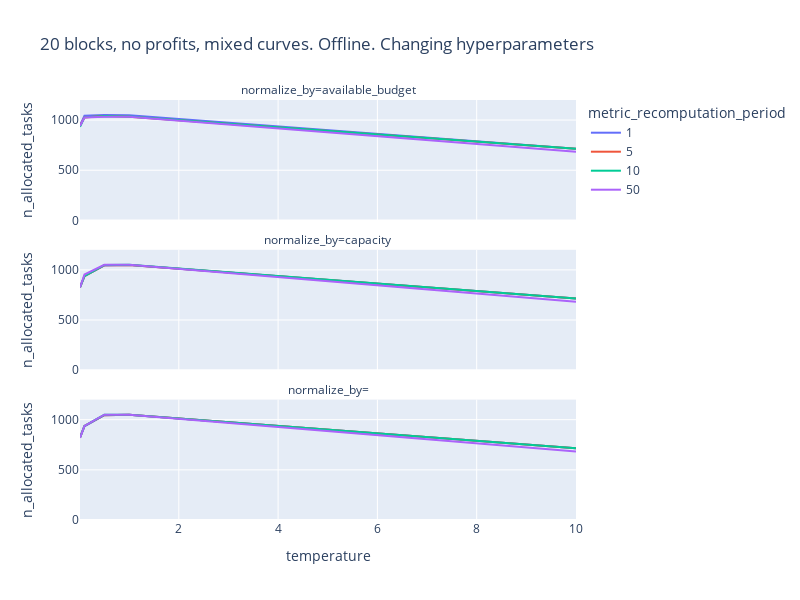

Source (notebook cell):
### Code cell
# Tuning
rdf = load_ray_experiment(Path("/home/pierre/privacypacking/logs/ray/run_and_report_2021-12-07_10-32-11"))
rdf.columns
px.line(
    rdf.sort_values(["temperature", "metric_recomputation_period"]),
    x="temperature",
    y="n_allocated_tasks",
    color="metric_recomputation_period",
    # log_x=True,
    width=800,
    height=600,
    range_y=[0,1200],
    facet_col="normalize_by",
    facet_col_wrap=1,
    title="20 blocks, no profits, mixed curves. Offline. Changing hyperparameters",
    # title="Number of allocated tasks depending on the scheduling step size<br><sup>Online mixed curves, 20 blocks, no initial blocks, 100 tasks per block on average, lifetime = 5 blocks</sup>"
)

### Figure 1 — Plotly figure (JSON) as saved in the notebook; plotly's stock layout.template omitted (floating-point values rounded to 4 significant figures)
{"data": [{"hovertemplate": "metric_recomputation_period=1<br>normalize_by=available_budget<br>temperature=%{x}<br>n_allocated_tasks=%{y}<extra></extra>", "legendgroup": "1", "line": {"color": "#636efa", "dash": "solid"}, "marker": {"symbol": "circle"}, "mode": "lines", "name": "1", "orientation": "v", "showlegend": true, "type": "scatter", "x": [0.01, 0.1, 0.5, 1, 10], "xaxis": "x3", "y": [946, 1043, 1050, 1048, 715], "yaxis": "y3"}, {"hovertemplate": "metric_recomputation_period=1<br>normalize_by=capacity<br>temperature=%{x}<br>n_allocated_tasks=%{y}<extra></extra>", "legendgroup": "1", "line": {"color": "#636efa", "dash": "solid"}, "marker": {"symbol": "circle"}, "mode": "lines", "name": "1", "orientation": "v", "showlegend": false, "type": "scatter", "x": [0.01, 0.1, 0.5, 1, 10], "xaxis": "x2", "y": [826, 937, 1044, 1048, 715], "yaxis": "y2"}, {"hovertemplate": "metric_recomputation_period=1<br>normalize_by=<br>temperature=%{x}<br>n_allocated_tasks=%{y}<extra></extra>", "legendgroup": "1", "line": {"color": "#636efa", "dash": "solid"}, "marker": {"symbol": "circle"}, "mode": "lines", "name": "1", "orientation": "v", "showlegend": false, "type": "scatter", "x": [0.01, 0.1, 0.5, 1, 10], "xaxis": "x", "y": [821, 933, 1044, 1048, 715], "yaxis": "y"}, {"hovertemplate": "metric_recomputation_period=5<br>normalize_by=available_budget<br>temperature=%{x}<br>n_allocated_tasks=%{y}<extra></extra>", "legendgroup": "5", "line": {"color": "#EF553B", "dash": "solid"}, "marker": {"symbol": "circle"}, "mode": "lines", "name": "5", "orientation": "v", "showlegend": true, "type": "scatter", "x": [0.01, 0.1, 0.5, 1, 10], "xaxis": "x3", "y": [944, 1026, 1040, 1032, 715], "yaxis": "y3"}, {"hovertemplate": "metric_recomputation_period=5<br>normalize_by=capacity<br>temperature=%{x}<br>n_allocated_tasks=%{y}<extra></extra>", "legendgroup": "5", "line": {"color": "#EF553B", "dash": "solid"}, "marker": {"symbol": "circle"}, "mode": "lines", "name": "5", "orientation": "v", "showlegend": false, "type": "scatter", "x": [0.01, 0.1, 0.5, 1, 10], "xaxis": "x2", "y": [826, 937, 1045, 1048, 715], "yaxis": "y2"}, {"hovertemplate": "metric_recomputation_period=5<br>normalize_by=<br>temperature=%{x}<br>n_allocated_tasks=%{y}<extra></extra>", "legendgroup": "5", "line": {"color": "#EF553B", "dash": "solid"}, "marker": {"symbol": "circle"}, "mode": "lines", "name": "5", "orientation": "v", "showlegend": false, "type": "scatter", "x": [0.01, 0.1, 0.5, 1, 10], "xaxis": "x", "y": [821, 937, 1045, 1048, 715], "yaxis": "y"}, {"hovertemplate": "metric_recomputation_period=10<br>normalize_by=available_budget<br>temperature=%{x}<br>n_allocated_tasks=%{y}<extra></extra>", "legendgroup": "10", "line": {"color": "#00cc96", "dash": "solid"}, "marker": {"symbol": "circle"}, "mode": "lines", "name": "10", "orientation": "v", "showlegend": true, "type": "scatter", "x": [0.01, 0.1, 0.5, 1, 10], "xaxis": "x3", "y": [933, 1027, 1041, 1036, 715], "yaxis": "y3"}, {"hovertemplate": "metric_recomputation_period=10<br>normalize_by=capacity<br>temperature=%{x}<br>n_allocated_tasks=%{y}<extra></extra>", "legendgroup": "10", "line": {"color": "#00cc96", "dash": "solid"}, "marker": {"symbol": "circle"}, "mode": "lines", "name": "10", "orientation": "v", "showlegend": false, "type": "scatter", "x": [0.01, 0.1, 0.5, 1, 10], "xaxis": "x2", "y": [826, 937, 1048, 1050, 715], "yaxis": "y2"}, {"hovertemplate": "metric_recomputation_period=10<br>normalize_by=<br>temperature=%{x}<br>n_allocated_tasks=%{y}<extra></extra>", "legendgroup": "10", "line": {"color": "#00cc96", "dash": "solid"}, "marker": {"symbol": "circle"}, "mode": "lines", "name": "10", "orientation": "v", "showlegend": false, "type": "scatter", "x": [0.01, 0.1, 0.5, 1, 10], "xaxis": "x", "y": [821, 937, 1048, 1050, 715], "yaxis": "y"}, {"hovertemplate": "metric_recomputation_period=50<br>normalize_by=available_budget<br>temperature=%{x}<br>n_allocated_tasks=%{y}<extra></extra>", "legendgroup": "50", "line": {"color": "#ab63fa", "dash": "solid"}, "marker": {"symbol": "circle"}, "mode": "lines", "name": "50", "orientation": "v", "showlegend": true, "type": "scatter", "x": [0.01, 0.1, 0.5, 1, 10], "xaxis": "x3", "y": [941, 1025, 1034, 1034, 683], "yaxis": "y3"}, {"hovertemplate": "metric_recomputation_period=50<br>normalize_by=capacity<br>temperature=%{x}<br>n_allocated_tasks=%{y}<extra></extra>", "legendgroup": "50", "line": {"color": "#ab63fa", "dash": "solid"}, "marker": {"symbol": "circle"}, "mode": "lines", "name": "50", "orientation": "v", "showlegend": false, "type": "scatter", "x": [0.01, 0.1, 0.5, 1, 10], "xaxis": "x2", "y": [825, 953, 1050, 1050, 683], "yaxis": "y2"}, {"hovertemplate": "metric_recomputation_period=50<br>normalize_by=<br>temperature=%{x}<br>n_allocated_tasks=%{y}<extra></extra>", "legendgroup": "50", "line": {"color": "#ab63fa", "dash": "solid"}, "marker": {"symbol": "circle"}, "mode": "lines", "name": "50", "orientation": "v", "showlegend": false, "type": "scatter", "x": [0.01, 0.1, 0.5, 1, 10], "xaxis": "x", "y": [819, 937, 1050, 1050, 683], "yaxis": "y"}], "layout": {"annotations": [{"font": {}, "showarrow": false, "text": "normalize_by=", "x": 0.5, "xanchor": "center", "xref": "paper", "y": 0.2867, "yanchor": "bottom", "yref": "paper"}, {"font": {}, "showarrow": false, "text": "normalize_by=capacity", "x": 0.5, "xanchor": "center", "xref": "paper", "y": 0.6433, "yanchor": "bottom", "yref": "paper"}, {"font": {}, "showarrow": false, "text": "normalize_by=available_budget", "x": 0.5, "xanchor": "center", "xref": "paper", "y": 1.0, "yanchor": "bottom", "yref": "paper"}], "height": 600, "legend": {"title": {"text": "metric_recomputation_period"}, "tracegroupgap": 0}, "title": {"text": "20 blocks, no profits, mixed curves. Offline. Changing hyperparameters"}, "width": 800, "xaxis": {"anchor": "y", "domain": [0, 1], "title": {"text": "temperature"}}, "xaxis2": {"anchor": "y2", "domain": [0, 1], "matches": "x", "showticklabels": false}, "xaxis3": {"anchor": "y3", "domain": [0, 1], "matches": "x", "showticklabels": false}, "yaxis": {"anchor": "x", "domain": [0, 0.2867], "range": [0, 1200], "title": {"text": "n_allocated_tasks"}}, "yaxis2": {"anchor": "x2", "domain": [0.3567, 0.6433], "matches": "y", "range": [0, 1200], "title": {"text": "n_allocated_tasks"}}, "yaxis3": {"anchor": "x3", "domain": [0.7133, 1.0], "matches": "y", "range": [0, 1200], "title": {"text": "n_allocated_tasks"}}}}
